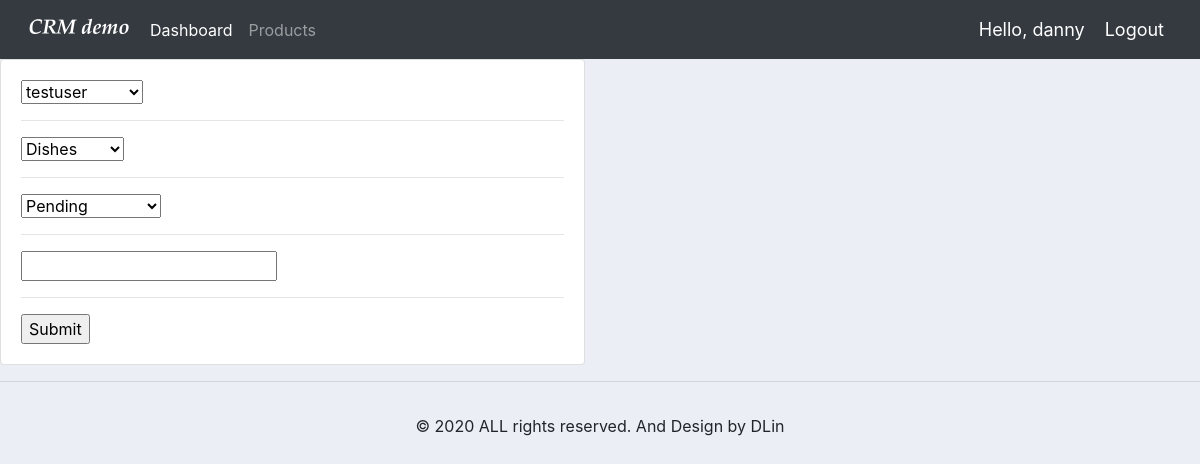
The page /update_order/30/ (signed in) on the database as committed earlier.
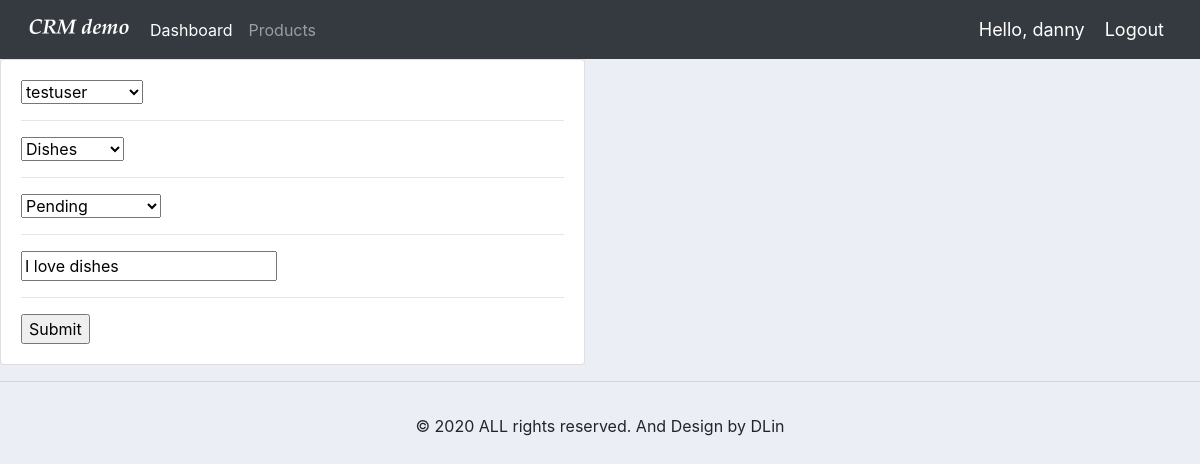
The same page on the database as committed later.
### accounts/models.py (models this page shows, shortened)
class Order(models.Model):
	STATUS = (
		('Pending', 'Pending'),
		('Out for delivery', 'Out for delivery'),
		('Delivered', 'Delivered'),
		)
	customer = models.ForeignKey(Customer, null=True, on_delete= models.SET_NULL)
	product = models.ForeignKey(Product, null=True, on_delete= models.SET_NULL)
	date_created = models.DateTimeField(auto_now_add=True, null=True)
	status = models.CharField(max_length=200, null=True, choices=STATUS)
	note = models.CharField(max_length=1000, null=True)

### accounts/decorators.py (the view)
		def wrapper_func(request, *args, **kwargs):
			group = None
			if request.user.groups.exists():
				group = request.user.groups.all()[0].name
			if group in allowed_roles:
				return view_func(request, *args, **kwargs)
			else:
				return HttpResponse('You are not authorized to view this page')

### accounts/forms.py
class OrderForm(ModelForm):
	class Meta:
		model = Order
		fields = '__all__'

### accounts/models.py (called while the page is built)
	def __str__(self):
		return str(self.name)

	def __str__(self):
		return str(self.name)

### accounts/views.py (called while the page is built)
@login_required(login_url='login')
@allowed_users(allowed_roles=['admin'])
def updateOrder(request, pk):
	order = Order.objects.get(id=pk)
	form = OrderForm(instance=order)
	if request.method == "POST":
		form = OrderForm(request.POST, instance=order)
		if form.is_valid():
			form.save()
			return redirect('/')
	context = {'form': form}
	return render(request, 'accounts/order_form.html', context)

### accounts/templates/accounts/order_form.html (shortened to what this page needs)
{% extends 'accounts/main.html' %}
{% load static %}
{% block content %}
<div class="row">
	<div class="col-md-6">
		<div class="card card-body">
			<form action="" method="POST">
				{% for field in form %}
					{{ field }}
					<hr>
				{% endfor %}
				<input type="submit" name="Submit">
			</form>
		</div>
	</div>
</div>
{% endblock %}

Rows that differ between the two databases and show on the page:
changed Order "testuser": note (not shown) → "I love dishes"
